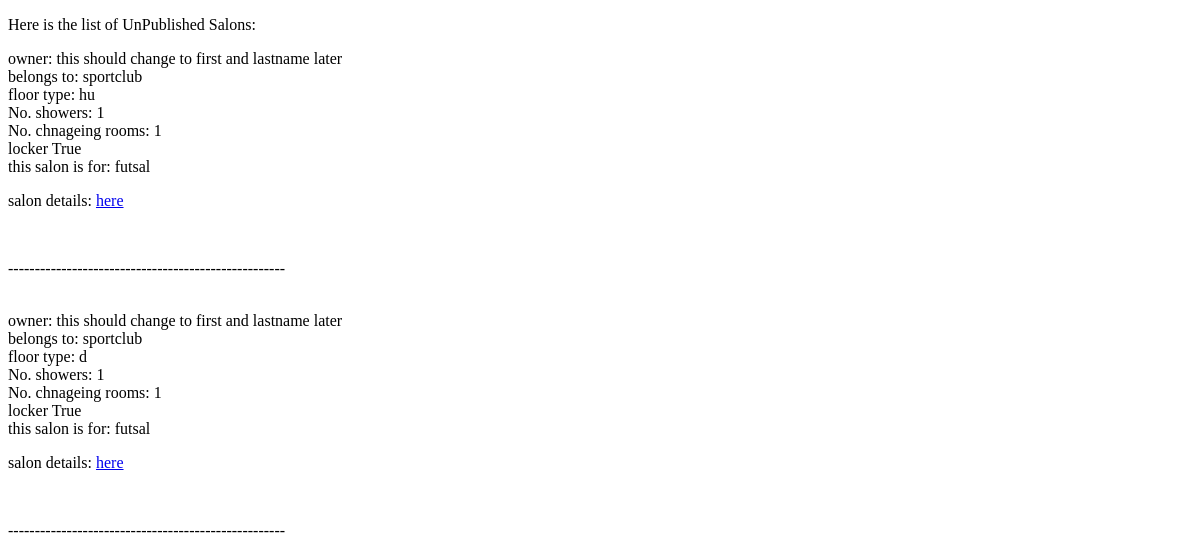
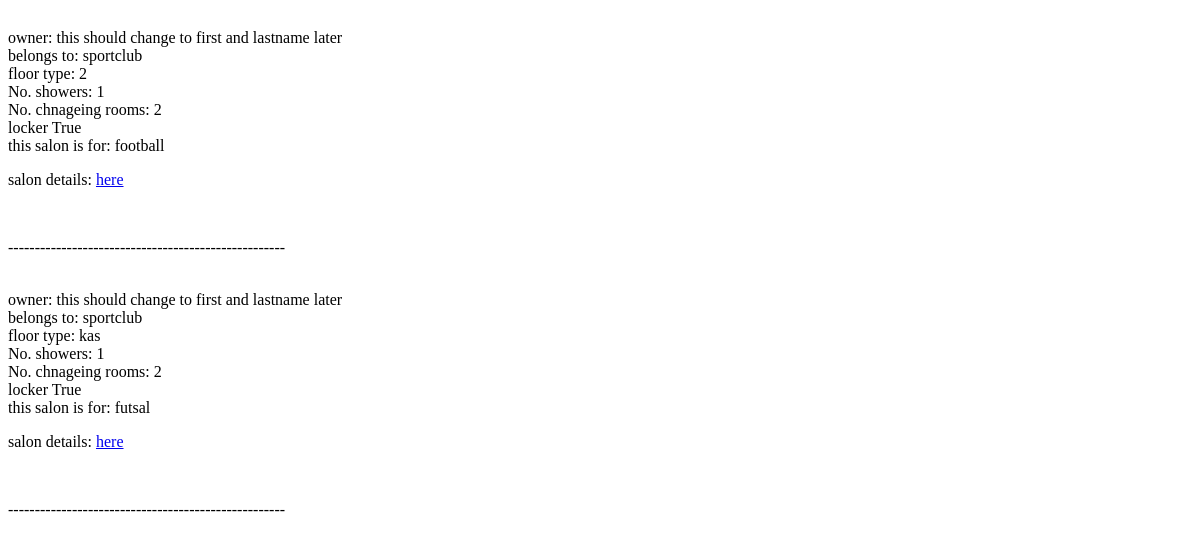
Before: /unconfirmedsalonlist/ (signed in) with the older database file (2 pictures, top to bottom).
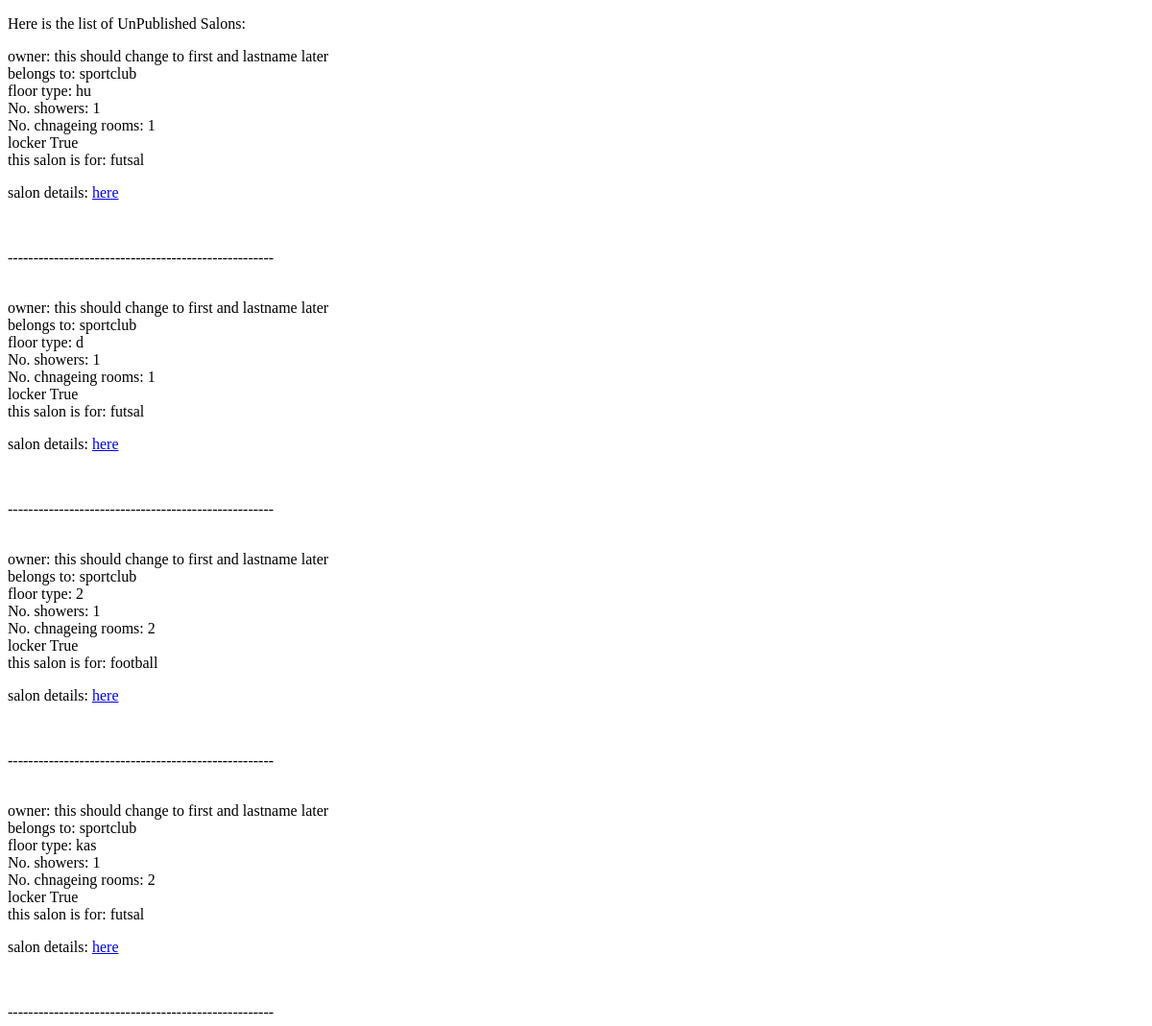
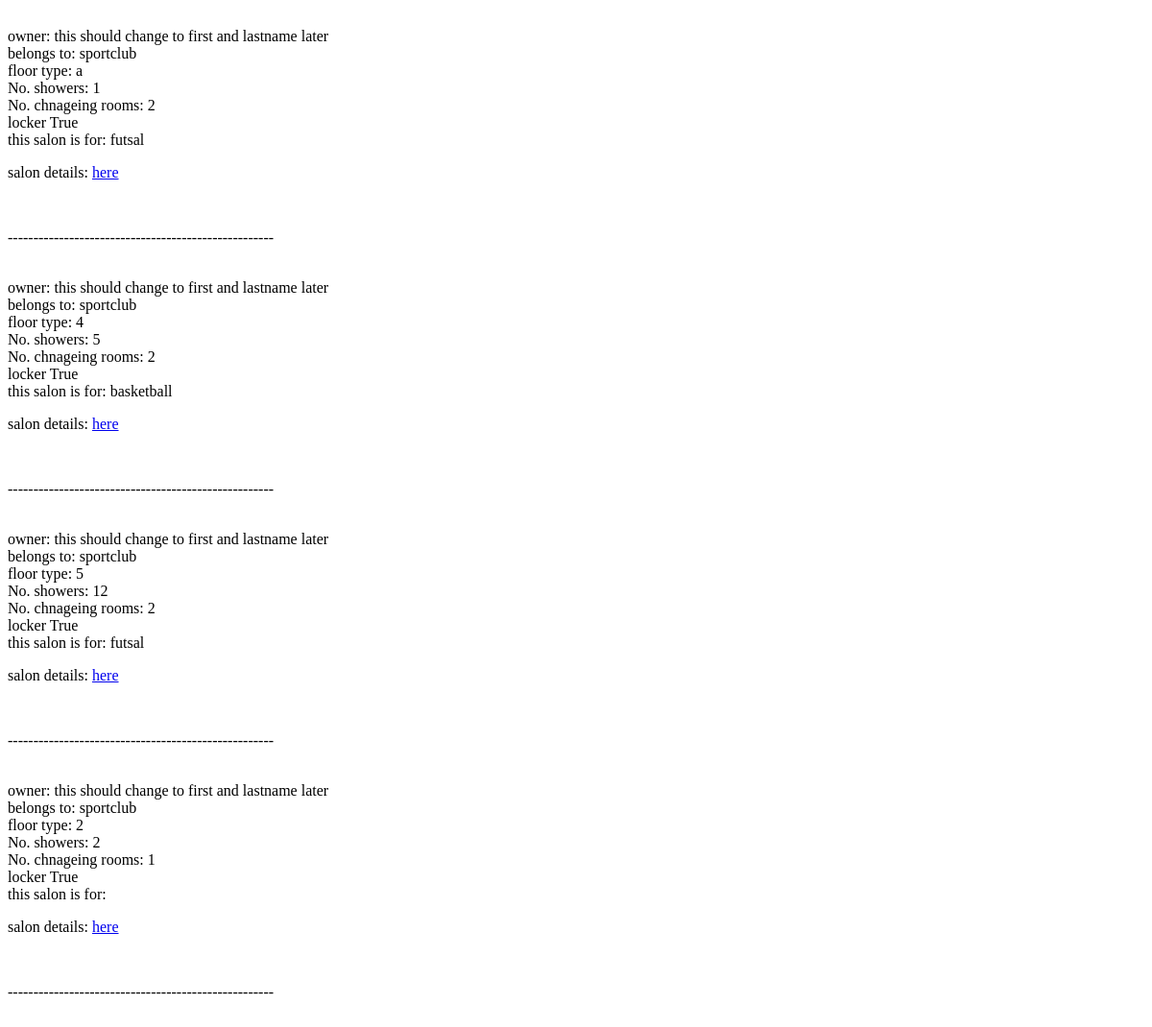
After: the same page with the newer database file (2 pictures, top to bottom).
### salon/models.py (models this page shows, shortened)
class SalonModel(models.Model):
    sportclub = models.ForeignKey(SportClubModel, on_delete = models.CASCADE,
                                  related_name = 'salons')
    is_confirmed = models.BooleanField(default = False,
                                       null = False)
    area = models.CharField(max_length=264, blank=False, null = False)#change to integer
    floor_type = models.CharField(max_length = 264, blank = True, null = True)
    locker = models.BooleanField(blank = False, null = False)
    drinking_water = models.BooleanField(blank = False, null = False)
    parking_area = models.BooleanField(blank = False, null = False)
    shower = models.PositiveIntegerField(blank = False, null = False)
    safe_keeping = models.BooleanField(blank = False, null = False)
    changing_room = models.PositiveIntegerField(blank = False, null = False)
    is_futsall = models.BooleanField(blank = False, null = False)
    is_volleyball = models.BooleanField(blank = False, null = False)
    is_football = models.BooleanField(blank = False, null = False)
    is_basketball = models.BooleanField(blank = False, null = False)

### sportclub/models.py (models this page shows, shortened)
class SportClubModel(models.Model):
    user = models.OneToOneField(settings.AUTH_USER_MODEL, on_delete = models.CASCADE,
                                primary_key = True, related_name = 'sportclubs')
    phone_number = models.CharField(max_length = 20, blank = False)
    address = models.TextField(blank = False)
    info = models.TextField(blank = True, null= True)
    picture = models.ImageField(default = r'sportclub/default/coverpicture.png',
                                 upload_to=r'sportclub/coverpicture')
    terms_and_conditions = models.TextField(blank = True, null = True)
    bankaccount_ownername = models.CharField(max_length = 300, null = True, blank = True)
    bankaccount_accountnumber = models.CharField(max_length = 30, null = True, blank = True)
    bankaccount_cardnumber = models.CharField(max_length = 30, null = True, blank = True)
    bankaccount_shabanumber = models.CharField(max_length = 50, null = True, blank = True)
    bankaccount_bankname = models.CharField(max_length = 100, null = True, blank = True)

### accounts/models.py (models this page shows, shortened)
class UserModel(AbstractUser):
    first_name = models.CharField(max_length=216, null = False, blank = False)
    last_name = models.CharField(max_length=216, null = False, blank = False)
    is_sportclub = models.BooleanField('SportClub Status', default = False)
    is_commonuser = models.BooleanField('CommonUser Status', default = False)
    is_masteruser = models.BooleanField('MasterUser Status', default = False)
    email = models.EmailField(unique = True, blank = False)
    slug = models.SlugField(unique = True, null = False, blank = False)
    picture = models.ImageField(upload_to =r'superuser/coverpicture',
                                null = True, blank = True, default = r'superuser/default/Koala.jpg')
    user_logs = models.TextField(default='',null = True)

### salon/views.py (the view)
# urls.py: path('unconfirmedsalonlist/',UnConfirmedSalonListView.as_view(),
@method_decorator([login_required, masteruser_required], name='dispatch')
class UnConfirmedSalonListView(ListView):
    model = SalonModel
    context_object_name = 'salons'
    template_name = 'salon/unconfirmedsalonlist.html'

### salon/templates/salon/unconfirmedsalonlist.html (shortened to what this page needs)
<!DOCTYPE html>
<html lang="en" dir="ltr">
  <head>
  </head>
  <body>
        <p>Here is the list of UnPublished Salons:</p>
        {% for salon in salons %}
        {% if not salon.is_confirmed %}
        owner: {{salon.sportclub.username}} this should change to first and lastname later <br>
        belongs to: {{salon.sportclub.user.username}}<br>
        floor type: {{salon.floor_type}}<br>
        No. showers: {{salon.shower}}<br>
        No. chnageing rooms: {{salon.changing_room}}<br>
        locker {{salon.locker}}<br>
        this salon is for:
        {% if salon.is_futsall %}
        futsal
        {% endif %}
        {% if salon.is_basketball %}
        basketball
        {% endif %}
        {% if salon.is_football %}
        football
        {% endif %}
        <p>salon details: <a href="{% url 'salon:detail' pk=salon.pk %}">here</a> </p>
        <br>
        {% endif %}
                <p>----------------------------------------------------</p><br>
        {% endfor %}
  </body>
</html>

Changed rows visible on the page:
added SalonModel: sportclub.user.username "sportclub", floor_type "a", shower "1", changing_room "2", locker "True", is_futsall "futsal"
added SalonModel: sportclub.user.username "sportclub", floor_type "4", shower "5", changing_room "2", locker "True", is_basketball "basketball"
added SalonModel: sportclub.user.username "sportclub", floor_type "5", shower "12", changing_room "2", locker "True", is_futsall "futsal"
added SalonModel: sportclub.user.username "sportclub", floor_type "2", shower "2", changing_room "1", locker "True"
